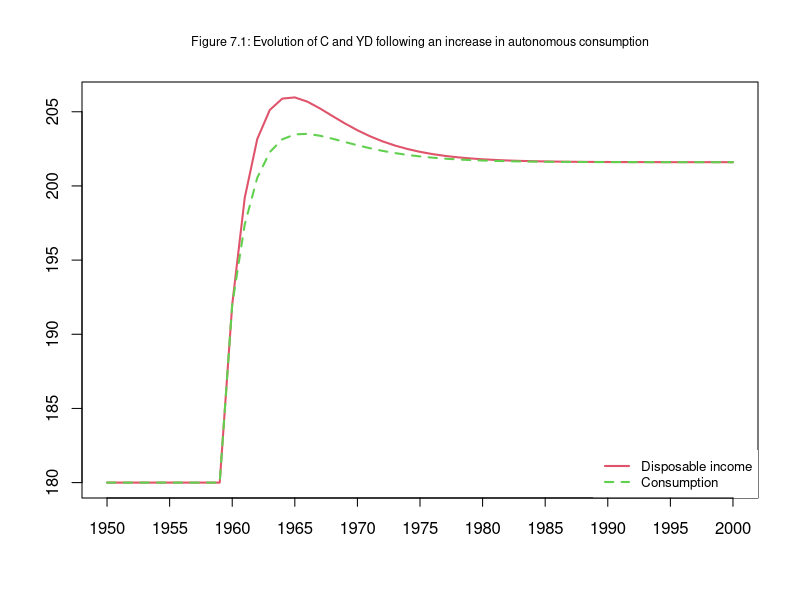
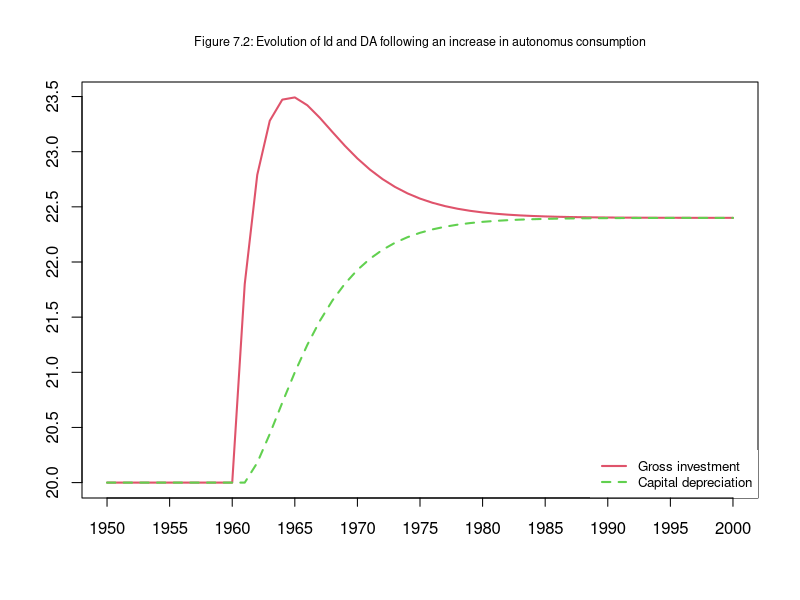
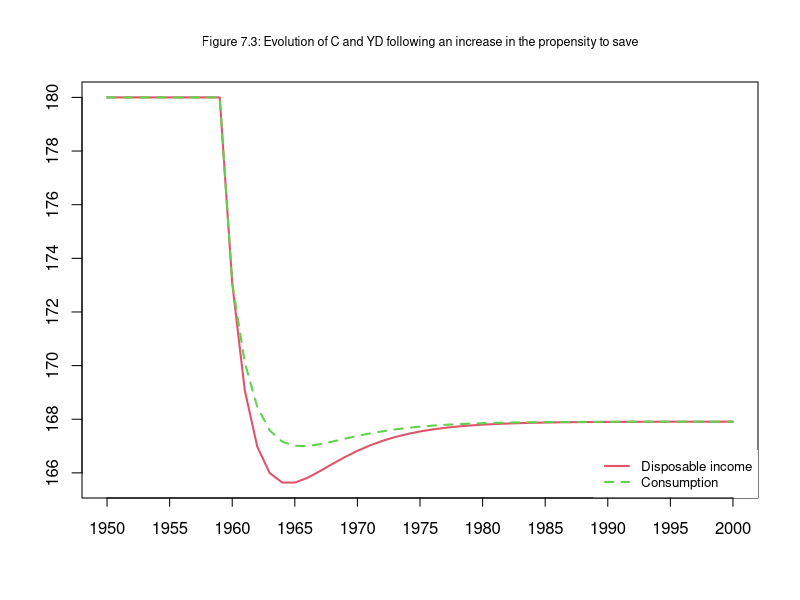
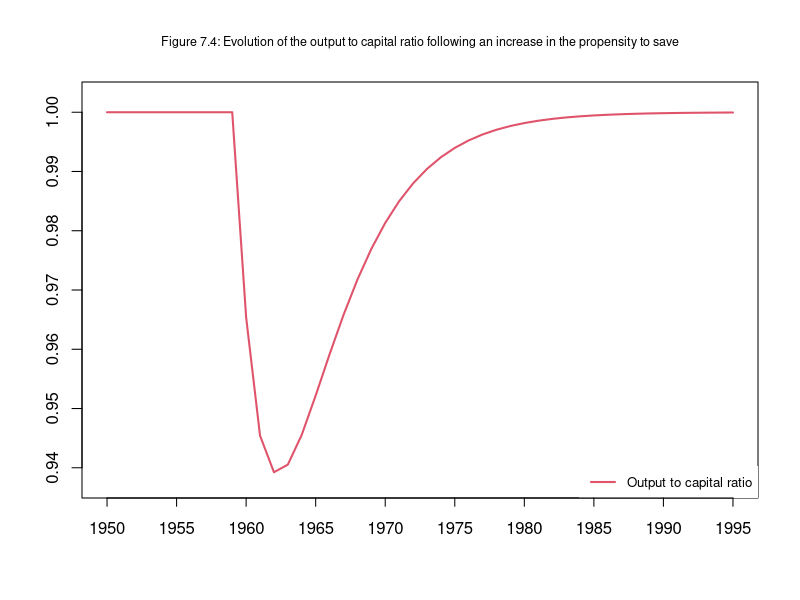
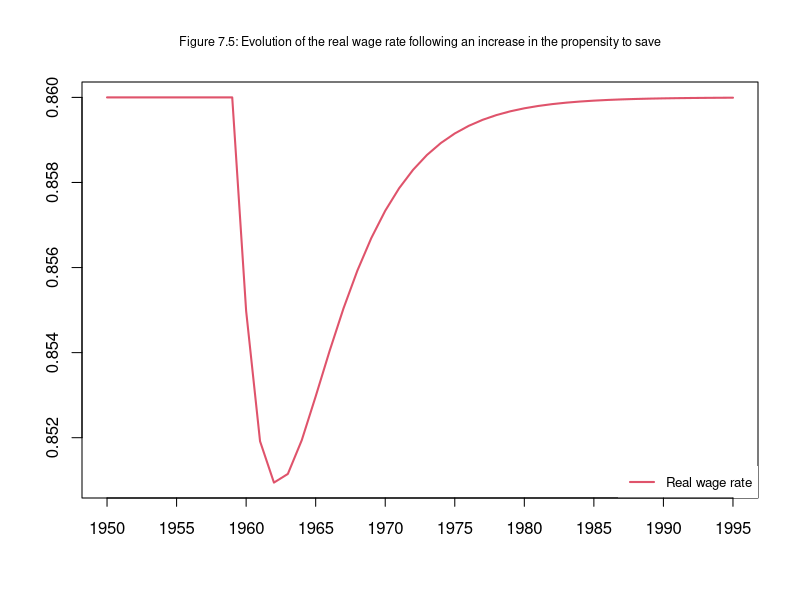

R code for these plots, in order:
#BMW Model: Bank Money, with Walras-like fixed capital financed by bank loans

#This code replicates results in the book Monetary Economics:
#An Integrated Approach to Credit, Money, Income, Production and Wealth,
#by Wynne Godley and Marc Lavoie, chapter 7, figures 7.1 to 7.5.
#It is an R translation of the EViews program gl07bmw.prg, restructured in the style of Sim_a.R.
#The equations follow the EViews program, in the same order and with the same equation numbers.

#Based on the EViews program gl07bmw.prg (MODEL BMW, Chapter 7 of Godley and Lavoie, Monetary Economics)
#Copyright (c) 2006 Gennaro Zezza
#Permission is hereby granted, free of charge, to any person obtaining a
#copy of this software and associated documentation files (the "Software"),
#to deal in the Software without restriction, including without limitation
#the rights to use, copy, modify, merge, publish, distribute, sublicense,
#and/or sell copies of the Software, and to permit persons to whom the
#Software is furnished to do so, subject to the following conditions:
#
#The above copyright notice and this permission notice shall be included in
#all copies or substantial portions of the Software.
#
#THE SOFTWARE IS PROVIDED "AS IS", WITHOUT WARRANTY OF ANY KIND, EXPRESS OR
#IMPLIED, INCLUDING BUT NOT LIMITED TO THE WARRANTIES OF MERCHANTABILITY,
#FITNESS FOR A PARTICULAR PURPOSE AND NONINFRINGEMENT. IN NO EVENT SHALL THE
#AUTHORS OR COPYRIGHT HOLDERS BE LIABLE FOR ANY CLAIM, DAMAGES OR OTHER
#LIABILITY, WHETHER IN AN ACTION OF CONTRACT, TORT OR OTHERWISE, ARISING
#FROM, OUT OF OR IN CONNECTION WITH THE SOFTWARE OR THE USE OR OTHER DEALINGS
#IN THE SOFTWARE.

#Clear
rm(list=ls(all=TRUE))

#PERIODS (i= 1 to 66, i.e. years 1945 to 2010). Period 1 holds the starting (steady-state) values
nPeriods=66

#SCENARIOS (j= 1 to 3)
#1 = baseline
#2 = increase in autonomous consumption alpha0, from 25 to 28 (figures 7.1 and 7.2)
#3 = increase in the propensity to save: alpha1 falls from 0.75 to 0.74 (figures 7.3, 7.4 and 7.5)
nScenarios=3

#ITERATIONS per period (Gauss-Seidel)
nIterations=300

#PARAMETERS
#Propensity to consume out of wealth
alpha2=0.1
#Depreciation rate
delta=0.1
#Speed of adjustment of capital to its target value
gamma=0.15
#Capital-output ratio
kappa=1
#Labour productivity
pr=1
#Rate of interest on bank loans (exogenously set)
r_l_bar=0.04

#STARTING VALUES (steady state at the baseline parameters: alpha0=25, alpha1=0.75)
k0=200       #Stock of capital
l0=200       #Bank loans
m0=200       #Bank deposits
y0=200       #GDP
af0=delta*k0                       #Depreciation allowances
wb0=y0-r_l_bar*l0-af0              #Wage bill
yd0=wb0+r_l_bar*m0                 #Disposable income
c0=y0-af0                          #Consumption
w0=wb0/(y0/pr)                     #Wage rate

#VARIABLES
#Autonomous consumption (exogenous: changes in scenario 2)
alpha0=matrix(data=25,nrow=nScenarios,ncol=nPeriods)
#Propensity to consume out of income (exogenous: changes in scenario 3)
alpha1=matrix(data=0.75,nrow=nScenarios,ncol=nPeriods)
#Consumption goods demand and supply
c_d=matrix(data=c0,nrow=nScenarios,ncol=nPeriods)
c_s=matrix(data=c0,nrow=nScenarios,ncol=nPeriods)
#Investment goods demand and supply
i_d=matrix(data=af0,nrow=nScenarios,ncol=nPeriods)
i_s=matrix(data=af0,nrow=nScenarios,ncol=nPeriods)
#Labour demand and supply
n_d=matrix(data=y0/pr,nrow=nScenarios,ncol=nPeriods)
n_s=matrix(data=y0/pr,nrow=nScenarios,ncol=nPeriods)
#Loans demanded and supplied
l_d=matrix(data=l0,nrow=nScenarios,ncol=nPeriods)
l_s=matrix(data=l0,nrow=nScenarios,ncol=nPeriods)
#GDP
y=matrix(data=y0,nrow=nScenarios,ncol=nPeriods)
#Wage bill, demand and supply
wb_d=matrix(data=wb0,nrow=nScenarios,ncol=nPeriods)
wb_s=matrix(data=wb0,nrow=nScenarios,ncol=nPeriods)
#Amortization funds and depreciation allowances
af=matrix(data=af0,nrow=nScenarios,ncol=nPeriods)
da=matrix(data=af0,nrow=nScenarios,ncol=nPeriods)
#Disposable income
yd=matrix(data=yd0,nrow=nScenarios,ncol=nPeriods)
#Deposits held by households and supplied by banks
m_h=matrix(data=m0,nrow=nScenarios,ncol=nPeriods)
m_s=matrix(data=m0,nrow=nScenarios,ncol=nPeriods)
#Interest rates on loans and on deposits
r_l=matrix(data=r_l_bar,nrow=nScenarios,ncol=nPeriods)
r_m=matrix(data=r_l_bar,nrow=nScenarios,ncol=nPeriods)
#Wage rate
w=matrix(data=w0,nrow=nScenarios,ncol=nPeriods)
#Stock of capital and target stock of capital
k=matrix(data=k0,nrow=nScenarios,ncol=nPeriods)
k_t=matrix(data=kappa*y0,nrow=nScenarios,ncol=nPeriods)
#Variable used in figure 7.4: output to capital ratio
yk=matrix(data=y0/k0,nrow=nScenarios,ncol=nPeriods)
#Redundant equation: deposits held minus deposits supplied (should be zero)
check=matrix(data=0,nrow=nScenarios,ncol=nPeriods)


#MODEL
#Select scenarios
for (j in 1:nScenarios){

  #Define time
 for (i in 2:nPeriods){

   #Define iterations
   for (iterations in 1:nIterations){

     #Define alternative scenarios (all shocks start in 1960, i.e. i=16)
     if (i>=16 && j==2){
       alpha0[2,i]=28        #Autonomous consumption passes from 25 to 28
     }
     if (i>=16 && j==3){
       alpha1[3,i]=0.74      #Propensity to consume out of income passes from 0.75 to 0.74
     }


     # BMW model in R (equation numbers as in the EViews program)

     # Basic behavioural equations
     # Supply of consumption goods - eq. 7.1
     c_s[j,i]  = c_d[j,i]
     # Supply of investment goods - eq. 7.2
     i_s[j,i]  = i_d[j,i]
     # Supply of labour - eq. 7.3
     n_s[j,i]  = n_d[j,i]
     # Supply of loans - eq. 7.4
     l_s[j,i]  = l_s[j,i-1] + (l_d[j,i] - l_d[j,i-1])

     # Transactions of the firms
     # GDP - eq. 7.5
     y[j,i]    = c_s[j,i] + i_s[j,i]
     # Wage bill - eq. 7.6
     wb_d[j,i] = y[j,i] - r_l[j,i-1] * l_d[j,i-1] - af[j,i]
     # Depreciation allowances - eq. 7.7
     af[j,i]   = delta * k[j,i-1]
     # Demand for bank loans - eq. 7.8
     l_d[j,i]  = l_d[j,i-1] + i_d[j,i] - af[j,i]

     # Transactions of households
     # Disposable income - eq. 7.9
     yd[j,i]   = wb_s[j,i] + r_m[j,i-1] * m_h[j,i-1]
     # Bank deposits held by households - eq. 7.10
     m_h[j,i]  = m_h[j,i-1] + yd[j,i] - c_d[j,i]

     # Transactions of the banks
     # Supply of deposits - eq. 7.11
     m_s[j,i]  = m_s[j,i-1] + (l_s[j,i] - l_s[j,i-1])
     # Rate of interest on deposits - eq. 7.12
     r_m[j,i]  = r_l[j,i]

     # The wage bill
     # "Supply" of wages - eq. 7.13
     wb_s[j,i] = w[j,i] * n_s[j,i]
     # Labour demand - eq. 7.14
     n_d[j,i]  = y[j,i] / pr
     # Wage rate - eq. 7.15
     w[j,i]    = wb_d[j,i] / n_d[j,i]

     # Household behaviour
     # Demand for consumption goods - eq. 7.16
     c_d[j,i]  = alpha0[j,i] + alpha1[j,i] * yd[j,i] + alpha2 * m_h[j,i-1]

     # The investment behaviour
     # Accumulation of capital - eq. 7.17
     k[j,i]    = k[j,i-1] + i_d[j,i] - da[j,i]
     # Depreciation allowances - eq. 7.18
     da[j,i]   = delta * k[j,i-1]
     # Capital stock target - eq. 7.19
     k_t[j,i]  = kappa * y[j,i-1]
     # Demand for investment goods - eq. 7.20
     i_d[j,i]  = gamma * (k_t[j,i] - k[j,i-1]) + da[j,i]

     # The behaviour of banks
     # Interest rate on loans - eq. 7.21
     r_l[j,i]  = r_l_bar

     # Variables used in the figures and checks
     yk[j,i]    = y[j,i] / k[j,i-1]
     check[j,i] = m_h[j,i] - m_s[j,i]

   }
 }
}

#FIGURES (years 1950 to 2000: i= 6 to 56)
x=c("1950":"2000")
at_x=seq(1,51,by=5)

#Figure 7.1
plot(yd[2,6:56],xaxt='n',type="l",col="2",lwd=2,lty=1,font.main=1,cex.main=0.75,main="Figure 7.1: Evolution of C and YD following an increase in autonomous consumption",ylab = '',xlab = '',ylim=range(yd[2,6:56],c_d[2,6:56]))
lines(c_d[2,6:56],type="l",lwd=2,lty=2,col="3")
legend("bottomright",c("Disposable income","Consumption"),  bty = 1, cex = 0.8, lty=c(1,2), lwd=c(2,2), col = c(2,3), box.lwd=0)
axis(side=1,at=at_x,labels=x[at_x],tck=-0.02)

#Figure 7.2
plot(i_d[2,6:56],xaxt='n',type="l",col="2",lwd=2,lty=1,font.main=1,cex.main=0.75,main="Figure 7.2: Evolution of Id and DA following an increase in autonomus consumption",ylab = '',xlab = '',ylim=range(i_d[2,6:56],da[2,6:56]))
lines(da[2,6:56],type="l",lwd=2,lty=2,col="3")
legend("bottomright",c("Gross investment","Capital depreciation"),  bty = 1, cex = 0.8, lty=c(1,2), lwd=c(2,2), col = c(2,3), box.lwd=0)
axis(side=1,at=at_x,labels=x[at_x],tck=-0.02)

#Figure 7.3
plot(yd[3,6:56],xaxt='n',type="l",col="2",lwd=2,lty=1,font.main=1,cex.main=0.75,main="Figure 7.3: Evolution of C and YD following an increase in the propensity to save",ylab = '',xlab = '',ylim=range(yd[3,6:56],c_d[3,6:56]))
lines(c_d[3,6:56],type="l",lwd=2,lty=2,col="3")
legend("bottomright",c("Disposable income","Consumption"),  bty = 1, cex = 0.8, lty=c(1,2), lwd=c(2,2), col = c(2,3), box.lwd=0)
axis(side=1,at=at_x,labels=x[at_x],tck=-0.02)

#Figure 7.4 (years 1950 to 1995: i= 6 to 51)
x=c("1950":"1995")
at_x=seq(1,46,by=5)
plot(yk[3,6:51],xaxt='n',type="l",col="2",lwd=2,lty=1,font.main=1,cex.main=0.75,main="Figure 7.4: Evolution of the output to capital ratio following an increase in the propensity to save",ylab = '',xlab = '',ylim=c(0.9375,1.0025))
legend("bottomright",c("Output to capital ratio"),  bty = 1, cex = 0.8, lty=c(1), lwd=c(2), col = c(2), box.lwd=0)
axis(side=1,at=at_x,labels=x[at_x],tck=-0.02)

#Figure 7.5
plot(w[3,6:51],xaxt='n',type="l",col="2",lwd=2,lty=1,font.main=1,cex.main=0.75,main="Figure 7.5: Evolution of the real wage rate following an increase in the propensity to save",ylab = '',xlab = '',ylim=range(w[3,6:51]))
legend("bottomright",c("Real wage rate"),  bty = 1, cex = 0.8, lty=c(1), lwd=c(2), col = c(2), box.lwd=0)
axis(side=1,at=at_x,labels=x[at_x],tck=-0.02)
